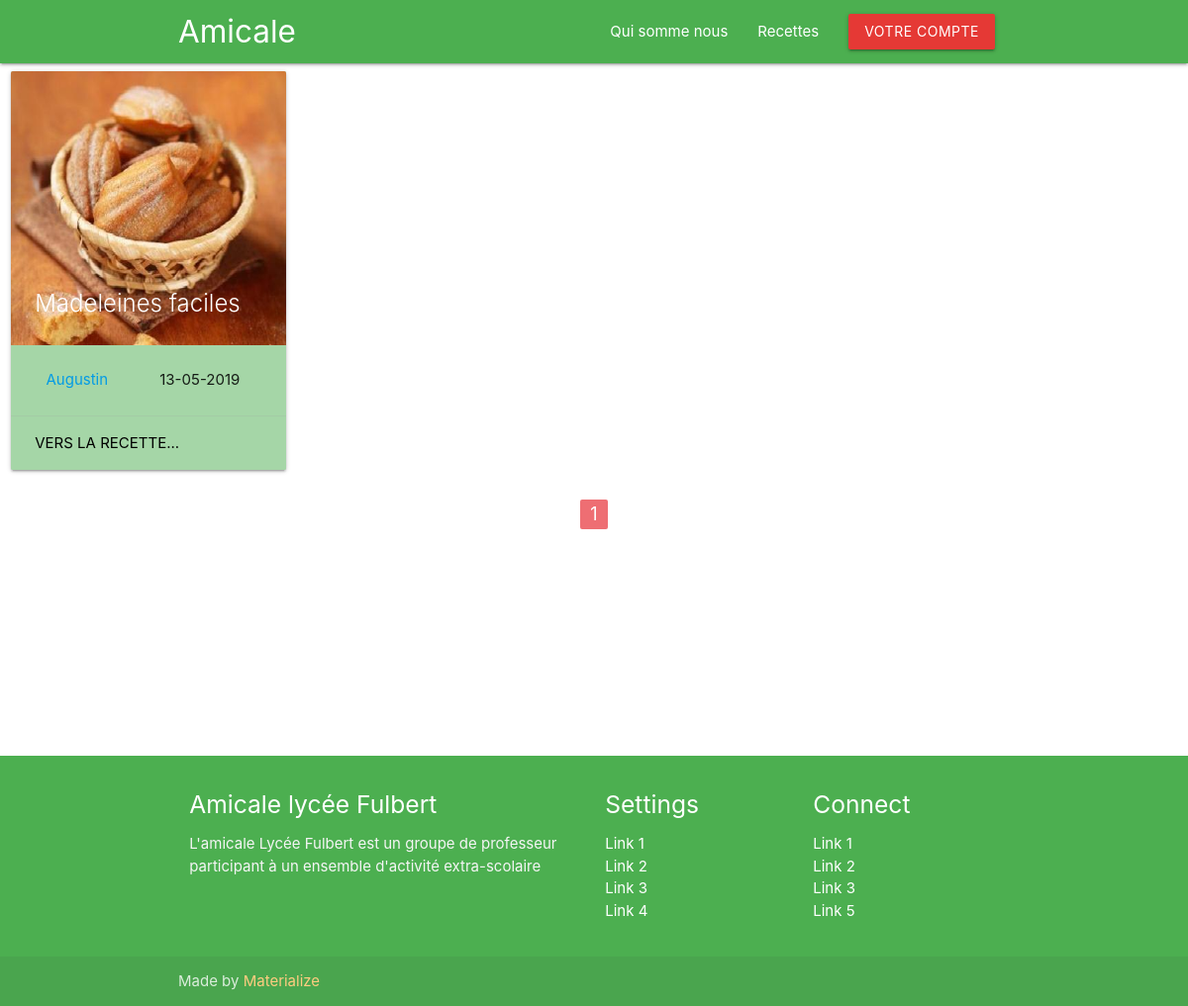
/recettes, run on the app's committed database.
### flask_asso/models.py (models this page shows, shortened)
class Post(db.Model):
	id = db.Column(db.Integer, primary_key=True, autoincrement=True)
	title = db.Column(db.String(100), unique=True, nullable=False)
	date_posted = db.Column(db.DateTime, nullable=False, default=datetime.now)
	content = db.Column(db.PickleType(), nullable=False)
	image_recipe = db.Column(db.String(20), nullable=False, default='recipe.jpg')
	user_id = db.Column(db.Integer, db.ForeignKey('user.id'), nullable=False)
	comments = db.relationship('Comment', backref='recette', lazy=True, cascade="all, delete-orphan")

class User(db.Model, UserMixin):
	id = db.Column(db.Integer, primary_key=True, autoincrement=True)
	username = db.Column(db.String(20), unique=True, nullable=False)
	email = db.Column(db.String(120), unique=True, nullable=False)
	image_file = db.Column(db.String(20), nullable=False, default='default'+ str(randint(1, 9))+'.jpg')
	password = db.Column(db.String(60), nullable=False)
	posts = db.relationship('Post', backref='author', lazy=True, cascade="all, delete-orphan")
	comment = db.relationship('Comment', backref='author', lazy=True, cascade="all, delete-orphan")

### flask_asso/routes.py (the view)
@app.route('/recettes')
def recettes():
	page = request.args.get('page', 1, type=int)
	posts = Post.query.order_by(Post.date_posted.desc()).paginate(per_page=12, page=page)
	image_file = url_for('static', filename='recipe_pics/')
	return render_template('recettes.html',image_file=image_file, posts=posts)

### flask_asso/templates/recettes.html
{% extends "layout.html" %}
{% block content %}
	<div class=row>
		{% for post in posts.items %}
			<div class="col s12 m4 l3">
				<div class="card green lighten-3">
					<div class="card-image">
						<img src="{{ image_file + post.image_recipe }}">
						<span class="card-title">{{ post.title }}</span>
					</div>
					<div class="card-content">
						<div>
							<p class="col s6"><a href="{{ url_for('compte_recette', username=post.author.username) }}">{{ post.author.username }}</a></p>
							<p class="col s6">{{post.date_posted.strftime('%d-%m-%Y')}}</p>
							<br>
						</div>
					</div>
					<div class="card-action">
						<a href="{{ url_for('recette', post_id=post.id ) }}" class="black-text">Vers la recette...</a>
					</div>
				</div>
			</div>
		{% endfor %}
		<br>
		<div>
			<ul class="pagination center-align col s12">
				{% for num_page in posts.iter_pages(left_edge=1, right_edge=1, left_current=2, right_current=2) %}
					{% if num_page %}
						{% if posts.page == num_page %}
							<li class="active"><a href="{{ url_for('recettes', page=num_page) }}">{{ num_page }}</a></li>
						{% else %}
							<li class="waves-effect"><a href="{{ url_for('recettes', page=num_page) }}">{{ num_page }}</a></li>
						{% endif %}
					{% else %}
						...
					{% endif %}
				{% endfor %}
			</ul>
		</div>
	</div>
{% endblock content %}

### data on the page
Post: image_recipe (picture), title "Madeleines faciles", author.username "Augustin", date_posted "13-05-2019"

### other printed values
{{ num_page }} "1"
